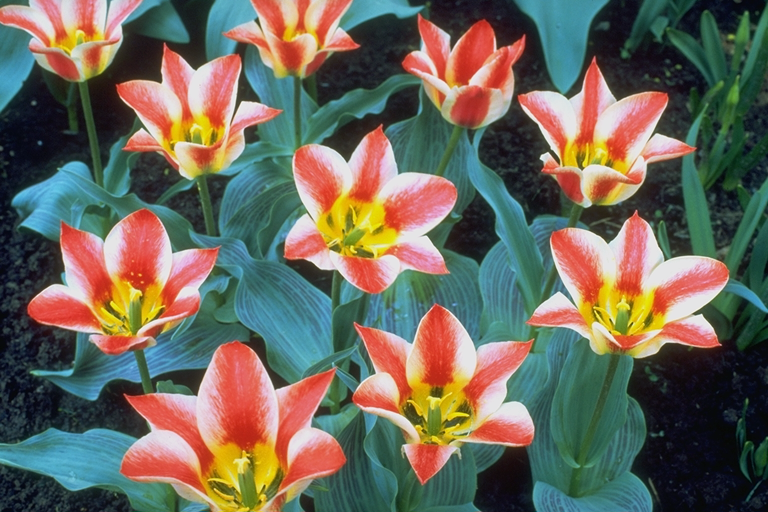
#> input picture tulips.png, 768 x 512 px
$ python Feature_Matching.py
#> lines starting #> are read from the running program, lines starting #| are printed output that depends on the picture
import cv2

img1 = cv2.imread('tulips.png', 0)
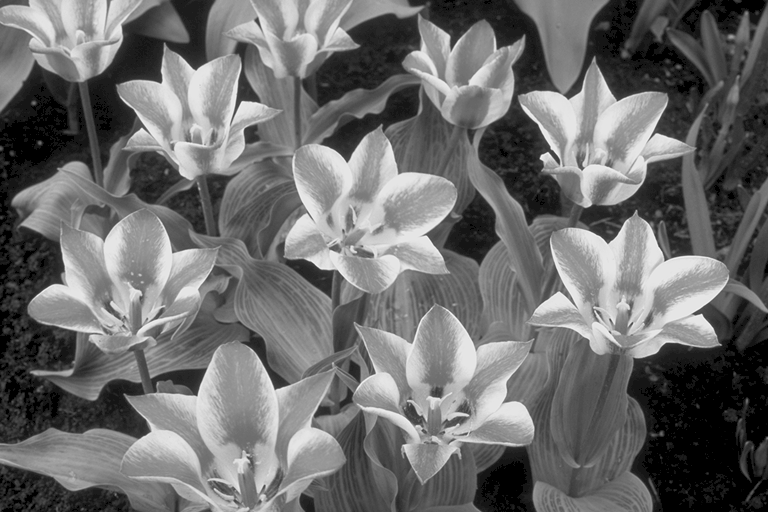
#> img1: shape (512, 768); min 0, max 244, mean 108.3
img2 = cv2.imread('tulips_rotated.png', 0)
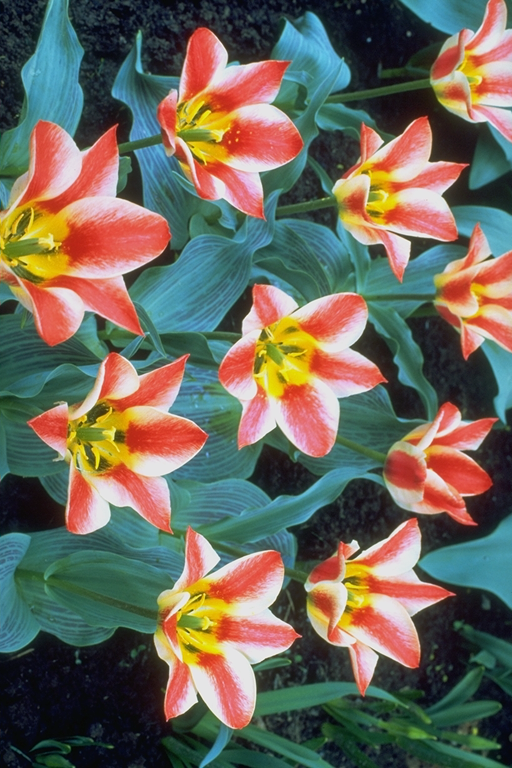
#> input picture tulips_rotated.png, 512 x 768 px
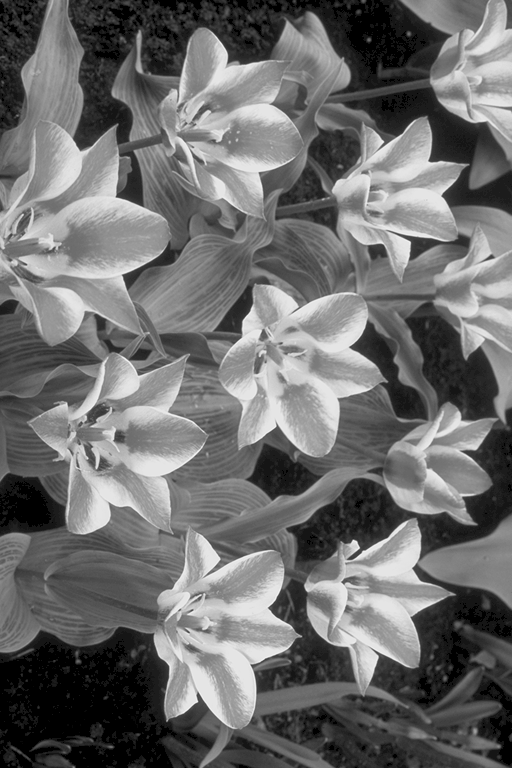
#> img2: shape (768, 512); min 0, max 244, mean 108.3

orb = cv2.ORB_create(nfeatures=500)
kp1, des1 = orb.detectAndCompute(img1, None)
#> kp1 = 500 keypoints; strongest (x, y, size): (540, 157, 37.2), (540, 158, 31), (657, 129, 64.3), (275, 388, 31)
kp2, des2 = orb.detectAndCompute(img2, None)
#> kp2 = 500 keypoints; strongest (x, y, size): (354, 540, 37.2), (353, 540, 31), (382, 657, 64.3), (123, 275, 31)

bf = cv2.BFMatcher(cv2.NORM_HAMMING, crossCheck=True)
matches = bf.match(des1, des2)
#> matches = 500 matches
matches = sorted(matches, key=lambda x: x.distance)

# draw first 50 matches
match_img = cv2.drawMatches(img1, kp1, img2, kp2, matches[:50], None)
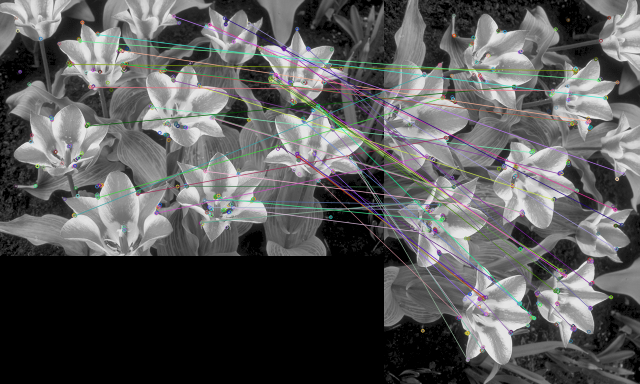
#> match_img: shape (768, 1280, 3) (shown at 1/2 size); mean of channels 0, 1, 2 87.4, 87.3, 87.2; drawn as B, G, R

cv2.imshow('Matches', match_img)
cv2.waitKey()
